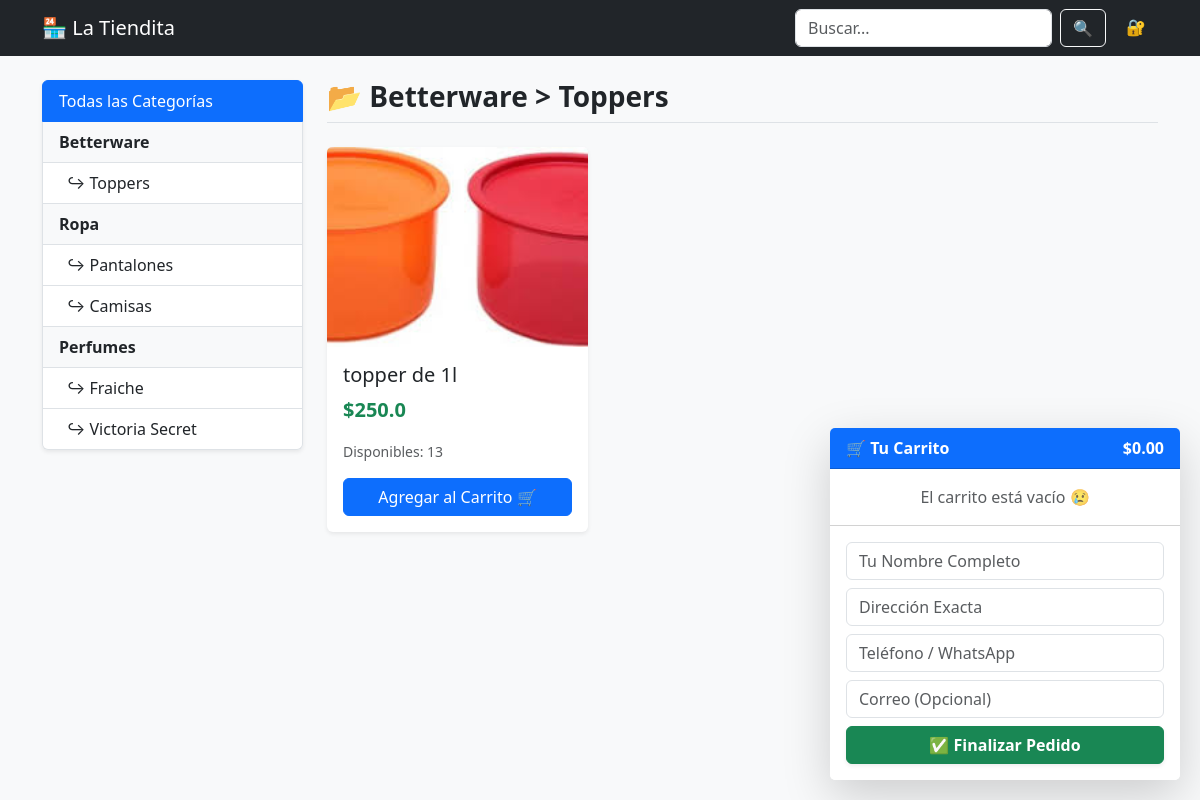
The app's page /categoria/1, older data.
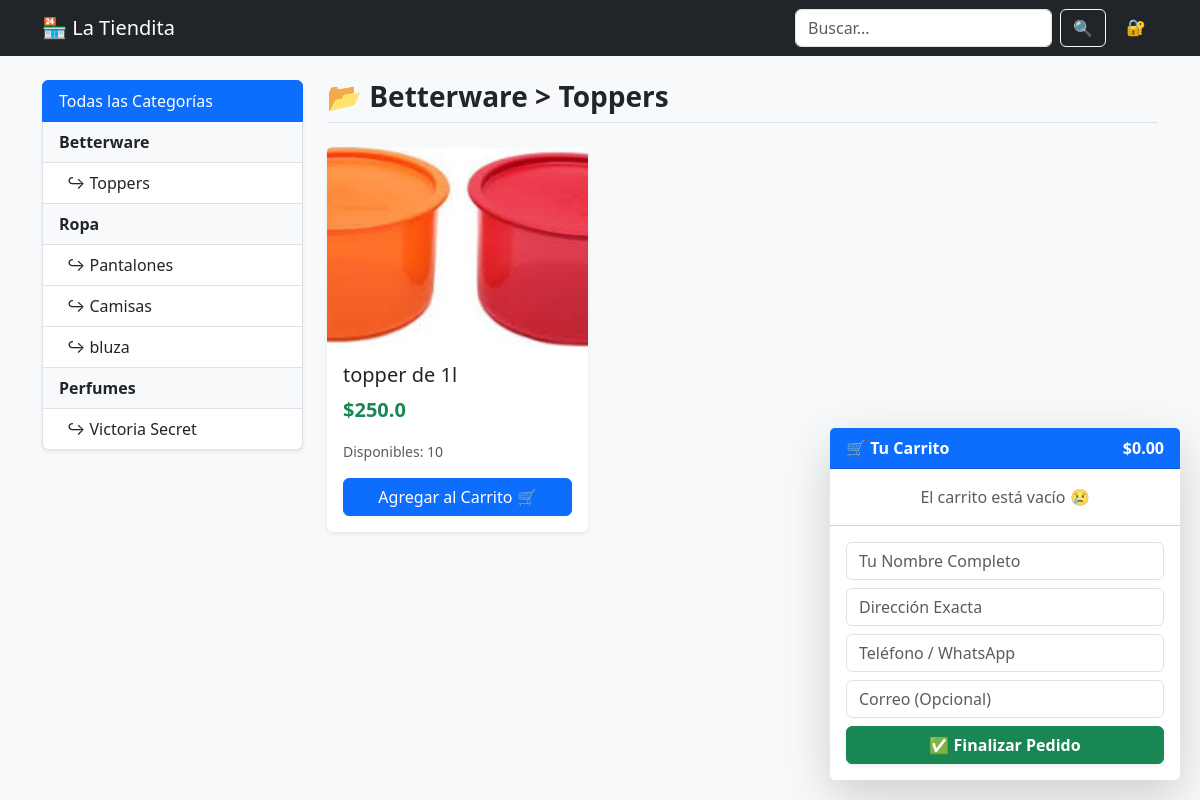
The same page, newer data.
### app.py (models this page shows)
class Categoria(db.Model):
    id = db.Column(db.Integer, primary_key=True)
    nombre = db.Column(db.String(50), nullable=False, unique=True)
    subcategorias = db.relationship('SubCategoria', backref='categoria', lazy=True, cascade="all, delete-orphan")

class SubCategoria(db.Model):
    id = db.Column(db.Integer, primary_key=True)
    nombre = db.Column(db.String(50), nullable=False)
    categoria_id = db.Column(db.Integer, db.ForeignKey('categoria.id'), nullable=False)
    productos = db.relationship('Producto', backref='subcategoria', lazy=True, cascade="all, delete-orphan")

class Producto(db.Model):
    id = db.Column(db.Integer, primary_key=True)
    nombre = db.Column(db.String(100), nullable=False)
    precio = db.Column(db.Float, nullable=False)
    existencia = db.Column(db.Integer, default=0)
    imagen_filename = db.Column(db.String(150), default='default.png')
    subcategoria_id = db.Column(db.Integer, db.ForeignKey('sub_categoria.id'), nullable=False)

### app.py (the view)
@app.route('/categoria/<int:sub_id>')
def ver_subcategoria(sub_id):
    subcategoria = db.session.get(SubCategoria, sub_id)
    if not subcategoria: return redirect(url_for('index'))
    categorias = Categoria.query.all()
    return render_template('tienda.html', categorias=categorias, productos=subcategoria.productos, sub_actual=subcategoria, es_home=False)

### templates/tienda.html (shortened to what this page needs)
<!DOCTYPE html>
<html lang="es">
<head>
    <link href="https://cdn.jsdelivr.net/npm/bootstrap@5.3.0/dist/css/bootstrap.min.css" rel="stylesheet">
</head>
<body class="bg-light">
    <nav class="navbar navbar-expand-lg navbar-dark bg-dark sticky-top">
        <div class="container">
            <a class="navbar-brand" href="{{ url_for('index') }}">🏪 La Tiendita</a>
            <div class="d-flex">
                <form class="d-flex me-2" action="{{ url_for('buscar') }}" method="GET">
                    <input class="form-control me-2" type="search" name="q" placeholder="Buscar..." value="{{ busqueda if busqueda else '' }}">
                    <button class="btn btn-outline-light" type="submit">🔍</button>
                </form>
                {% if session.get('user_id') %}
                    <a href="{{ url_for('admin') }}" class="btn btn-warning fw-bold">⚙️ Panel</a>
                {% else %}
                    <a href="{{ url_for('login') }}" class="btn btn-outline-secondary border-0" title="Acceso Admin">🔐</a>
                {% endif %}
            </div>
        </div>
    </nav>
    <div class="container py-4">
        <div class="row">
            <div class="col-md-3 mb-4">
                <div class="list-group shadow-sm">
                    <a href="{{ url_for('index') }}" class="list-group-item list-group-item-action active">Todas las Categorías</a>
                    {% for cat in categorias %}
                        <div class="list-group-item fw-bold bg-light">{{ cat.nombre }}</div>
                        {% for sub in cat.subcategorias %}
                            <a href="{{ url_for('ver_subcategoria', sub_id=sub.id) }}" class="list-group-item list-group-item-action ps-4">
                                ↪ {{ sub.nombre }}
                            </a>
                        {% endfor %}
                    {% endfor %}
                </div>
            </div>
            <div class="col-md-9">
                <h3 class="mb-4 fw-bold text-dark border-bottom pb-2">
                    {% if es_home %}
                        🚀 Explora lo más nuevo
                    {% elif busqueda %}
                        🔍 Resultados para: "{{ busqueda }}"
                    {% elif sub_actual %}
                        📂 {{ sub_actual.categoria.nombre }} > {{ sub_actual.nombre }}
                    {% endif %}
                </h3>
                <div class="row">
                    {% for prod in productos %}
                    <div class="col-md-4 mb-4">
                        <div class="card h-100 producto-card shadow-sm border-0">
                            <img src="{{ url_for('static', filename='uploads/' + prod.imagen_filename) }}" class="card-img-top" alt="{{ prod.nombre }}">
                            <div class="card-body d-flex flex-column">
                                <h5 class="card-title">{{ prod.nombre }}</h5>
                                <p class="card-text fw-bold text-success fs-5">${{ prod.precio }}</p>
                                <p class="text-muted small">Disponibles: {{ prod.existencia }}</p>
                                {% if prod.existencia > 0 %}
                                <button class="btn btn-primary mt-auto w-100" onclick="agregarAlCarrito({{ prod.id }}, '{{ prod.nombre }}', {{ prod.precio }})">
                                    Agregar al Carrito 🛒
                                </button>
                                {% else %}
                                <button class="btn btn-secondary mt-auto w-100" disabled>Agotado 🚫</button>
                                {% endif %}
                            </div>
                        </div>
                    </div>
                    {% endfor %}
                </div>
            </div>
        </div>
    </div>
    <div class="card shadow-lg border-0" style="position: fixed; bottom: 20px; right: 20px; width: 350px; z-index: 1000;">
        <div class="card-header bg-primary text-white d-flex justify-content-between fw-bold">
            <span>🛒 Tu Carrito</span>
            <span id="total-carrito">$0.00</span>
        </div>
        <div class="card-body p-0">
            <ul id="lista-carrito" class="list-group list-group-flush" style="max-height: 200px; overflow-y: auto;">
                </ul>
        </div>
        <div class="card-footer p-3 bg-white">
            <input type="text" id="cliente-nombre" class="form-control mb-2" placeholder="Tu Nombre Completo">
            <input type="text" id="cliente-direccion" class="form-control mb-2" placeholder="Dirección Exacta">
            <input type="tel" id="cliente-telefono" class="form-control mb-2" placeholder="Teléfono / WhatsApp">
            <input type="email" id="cliente-correo" class="form-control mb-2" placeholder="Correo (Opcional)">
            <button class="btn btn-success w-100 fw-bold shadow-sm" onclick="enviarPedido()">✅ Finalizar Pedido</button>
        </div>
    </div>
</body>
</html>

### templates/tienda.html (style rules this page uses)
.producto-card img { height: 200px; object-fit: cover; }

Row changes from the older to the newer data that the page shows:
removed SubCategoria: nombre "Fraiche", shown under Categoria "Perfumes"
added SubCategoria: nombre "bluza", shown under Categoria "Ropa"
changed Producto "topper de 1l": existencia "13" → "10"
